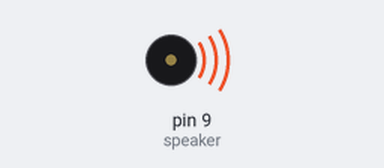
The sketch below on a simulated Arduino Uno, built with avr-gcc and run on an emulated ATmega328P. On the bench: buzzer (waves = sounding).

Above: at 0.12 s.
At 4.5 s:
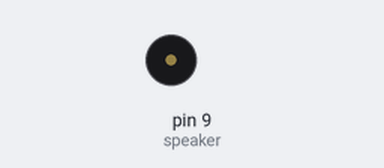
Timing chart, 0 to 9.1 s (numbered marks = the images above):
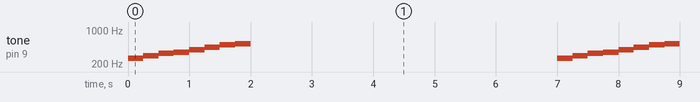

Measured:
- by itself, tone on pin 9 (speaker): repeats every 7.0 s: 294 Hz 0.25 s, 330 Hz 0.25 s, 349 Hz 0.25 s, 392 Hz 0.25 s, 440 Hz 0.25 s, 494 Hz 0.25 s, 523 Hz 0.25 s, silent 5.0 s, 262 Hz 0.25 s

The sketch:

E010_Piezo_01.ino
```cpp
int speaker = 9;
int frequency[8] = {262, 294, 330, 349,
                    392, 440, 494, 523
                   };
int i = 0;

void setup() {
  pinMode( speaker, OUTPUT );
}

void loop() {
  for (i = 0; i < 8; i++) {
    tone(speaker, frequency[i], 250);
    delay(250);
  }
  delay(5000);
}
```
